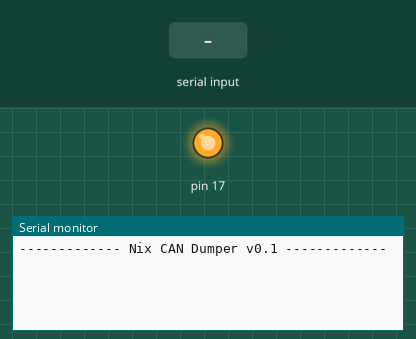
Simulated run of this program. Board: SparkFun Pro Micro, built with avr-gcc and run on an emulated ATmega32U4. Shown: output pins drawn as LEDs (lit = HIGH), the last lines printed to the serial monitor. Inputs (shaded band) come from the test bench.

Above: at 1.2 s.
1.3 s: "d" received over Serial
At 2.4 s:
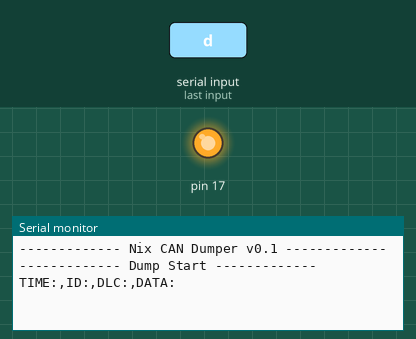
2.8 s: "D" received over Serial
At 3.5 s:
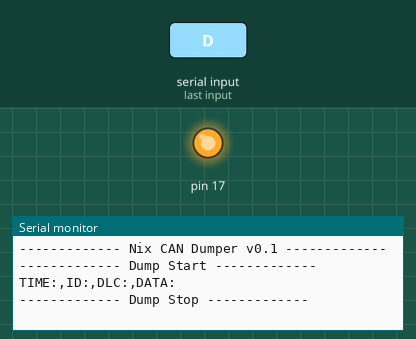

Measured:
- after the input at 1.3 s, the serial monitor: prints a new line at once (image 1)
- after the input at 2.8 s, the serial monitor: prints a new line at once (image 2)

The program:

main.cpp
```cpp
#include <Arduino.h>
#include <SPI.h>
#include <mcp2515.h>

struct can_frame  canMsg;
MCP2515           mcp2515(5);
bool              showDump;


void dumpPacket()
{
   Serial.print(millis());
    Serial.print(",0x");
    Serial.print(canMsg.can_id, HEX);
    Serial.print(",0x");
    Serial.print(canMsg.can_dlc, HEX);
    for (int i = 0; i<canMsg.can_dlc; i++)
    {
      Serial.print(",0x");
      Serial.print(canMsg.data[i],HEX);
    }
   Serial.println();
}

void getInput()
{
  char c;

  c = Serial.read();
  if (c == 'd' || c == 'D')
    {
      showDump = (showDump == true ? false : true);
      if (showDump == true)
        {
          Serial.println("");
          Serial.println("------------- Dump Start -------------");
          Serial.println("TIME:,ID:,DLC:,DATA:");
        }
        else
        {
          Serial.println("");
          Serial.println("------------- Dump Stop -------------");
        }
    }
}

void setup()
{
  showDump = false;
  Serial.begin(115200);
  SPI.begin();

  mcp2515.reset();
  mcp2515.setBitrate(CAN_100KBPS, MCP_8MHZ);
  mcp2515.setNormalMode();
  Serial.println("------------- Nix CAN Dumper v0.1 -------------");
}

void loop()
{
  if (Serial.available())
    getInput();
  if (mcp2515.readMessage(&canMsg) == MCP2515::ERROR_OK && showDump == true)
    dumpPacket();
}
```
